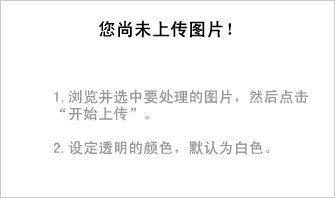
#> input picture demo/data/null_bg.tiff, 335 x 198 px
$ python wp_2d_my.py
#> lines starting #> are read from the running program, lines starting #| are printed output that depends on the picture
#!/usr/bin/env python
# -*- coding: utf-8 -*-
'''
对于各种频率的子带宽都显示出来
文字区域应该在以下三种 : LH, HL, HH
'''
import cv2
import os,sys
from PIL import Image  # PIL
import numpy
import pylab
from pywt import WaveletPacket2D

'''
im = Image.open("data/na.png").convert('L')
arr = numpy.fromstring(im.tostring(), numpy.uint8)
arr.shape = (im.size[1], im.size[0])
'''

arr = cv2.imread("data/null_bg.tiff")
#> arr is the input picture: shape (198, 335, 3); min 0, max 255, mean 247.9
arr = cv2.cvtColor(arr, cv2.COLOR_BGR2GRAY)
#> arr: shape (198, 335)

#WaveletPacket2D 只能处理灰度 图片所以arr应该先转换

wp2 = WaveletPacket2D(arr, 'db2', 'sym', maxlevel=2)
#wp2.data就是存储的系数coefficients


pylab.imshow(arr, interpolation="nearest", cmap=pylab.cm.gray)

path = ['d', 'v', 'h', 'a']

#mod = lambda x: x
#mod = lambda x: abs(x)
mod = lambda x: numpy.sqrt(abs(x))


'''
pylab.figure()
for i, p2 in enumerate(path):
    pylab.subplot(2, 2, i + 1)
    p1p2 = p2
    pylab.imshow(mod(wp2[p1p2].data), origin='image', interpolation="nearest",
        cmap=pylab.cm.gray)
    pylab.title(p1p2)

for p1 in path:
    pylab.figure()
    for i, p2 in enumerate(path):
        pylab.subplot(2, 2, i + 1)
        p1p2 = p1 + p2
        pylab.imshow(mod(wp2[p1p2].data), origin='image',
            interpolation="nearest", cmap=pylab.cm.gray)
        pylab.title(p1p2)
'''

pylab.figure()
i = 1
#最大也只有两层2
for row in wp2.get_level(2, 'freq'):
    for node in row:

        #只找出与文字相似的高频图 LH, HL, HH
        tuples = (node.path,) + wp2.expand_2d_path(node.path) # ('av', 'lh', 'll')
        if 'll' not in tuples:
            pylab.subplot(len(row), len(row), i)
            pylab.title(":::%s=(%s row, %s col)" % ((node.path,) + wp2.expand_2d_path(node.path)))

            pylab.imshow(mod(node.data),
                         origin='image',
                         interpolation="nearest",
                         cmap=pylab.cm.gray)
            i += 1
#> this loop made 4 passes
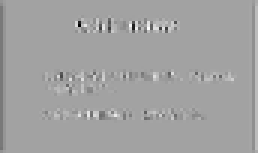
#> node.data: shape (51, 86) float64 (shown 3 times larger); min -245.9, max 140.4, mean -0.8; drawn with min black and max white
#> after the loop, i = 1
#> (the run stopped early here; a loop or call above may not have finished)
